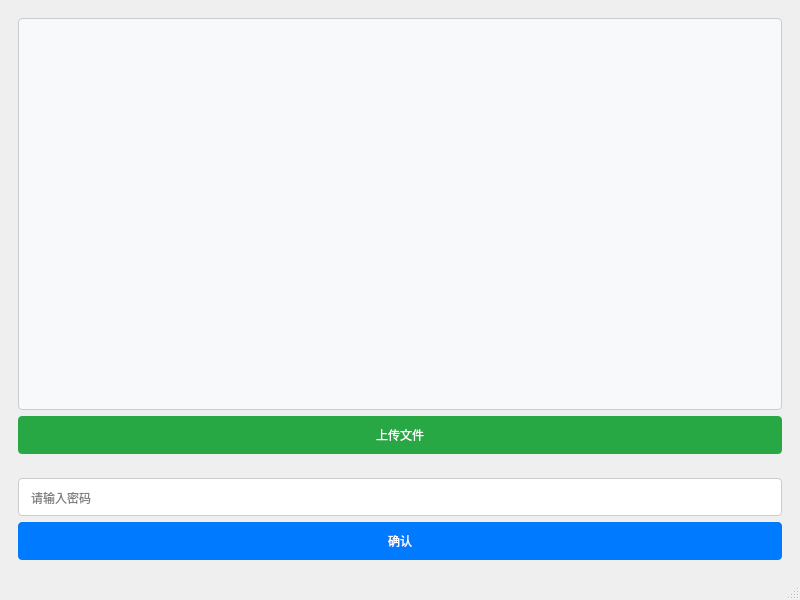
<?xml version="1.0" encoding="UTF-8"?>
<ui version="4.0">
 <class>MainWindow</class>
 <widget class="QMainWindow" name="MainWindow">
  <property name="geometry">
   <rect>
    <x>0</x>
    <y>0</y>
    <width>800</width>
    <height>600</height>
   </rect>
  </property>
  <property name="windowTitle">
   <string>MainWindow</string>
  </property>
  <widget class="QWidget" name="centralwidget">
   <layout class="QVBoxLayout" name="verticalLayout_3">
    <item>
     <widget class="QWidget" name="mainContainer" native="true">
      <property name="styleSheet">
       <string notr="true">QPushButton {
    background-color: #28a745;
    color: #fff;
    border: none;
    padding: 10px 20px;
    border-radius: 4px;
    cursor: pointer;
    transition: background-color 0.3s ease;
}
QPushButton:hover {
    background-color: #218838;
}

QTextBrowser {
    background-color: #f8f9fa;
    border: 1px solid #ccc;
    border-radius: 4px;
    padding: 10px;
}</string>
      </property>
      <layout class="QVBoxLayout" name="verticalLayout_2">
       <item>
        <widget class="QTextBrowser" name="fileList"/>
       </item>
       <item>
        <widget class="QPushButton" name="uploadButton">
         <property name="text">
          <string>上传文件</string>
         </property>
        </widget>
       </item>
      </layout>
     </widget>
    </item>
    <item>
     <widget class="QWidget" name="passwordContainer" native="true">
      <property name="styleSheet">
       <string notr="true">QLineEdit {
    background-color: #fff;
    box-shadow: 0 0 10px rgba(0, 0, 0, 0.1);
    border: 1px solid #ccc;
    border-radius: 4px;
    padding: 10px;
}

QPushButton {
    background-color: #007bff;
    color: #fff;
    border: none;
    padding: 10px 20px;
    border-radius: 4px;
    cursor: pointer;
    transition: background-color 0.3s ease;
}
QPushButton:hover {
    background-color: #0056b3;
}</string>
      </property>
      <layout class="QVBoxLayout" name="verticalLayout">
       <item>
        <widget class="QLineEdit" name="passwordInput">
         <property name="text">
          <string/>
         </property>
         <property name="echoMode">
          <enum>QLineEdit::Password</enum>
         </property>
         <property name="placeholderText">
          <string>请输入密码</string>
         </property>
        </widget>
       </item>
       <item>
        <widget class="QPushButton" name="loginButton">
         <property name="text">
          <string>确认</string>
         </property>
        </widget>
       </item>
      </layout>
     </widget>
    </item>
   </layout>
  </widget>
  <widget class="QMenuBar" name="menubar">
   <property name="geometry">
    <rect>
     <x>0</x>
     <y>0</y>
     <width>800</width>
     <height>21</height>
    </rect>
   </property>
  </widget>
  <widget class="QStatusBar" name="statusbar"/>
 </widget>
 <resources/>
 <connections/>
</ui>
